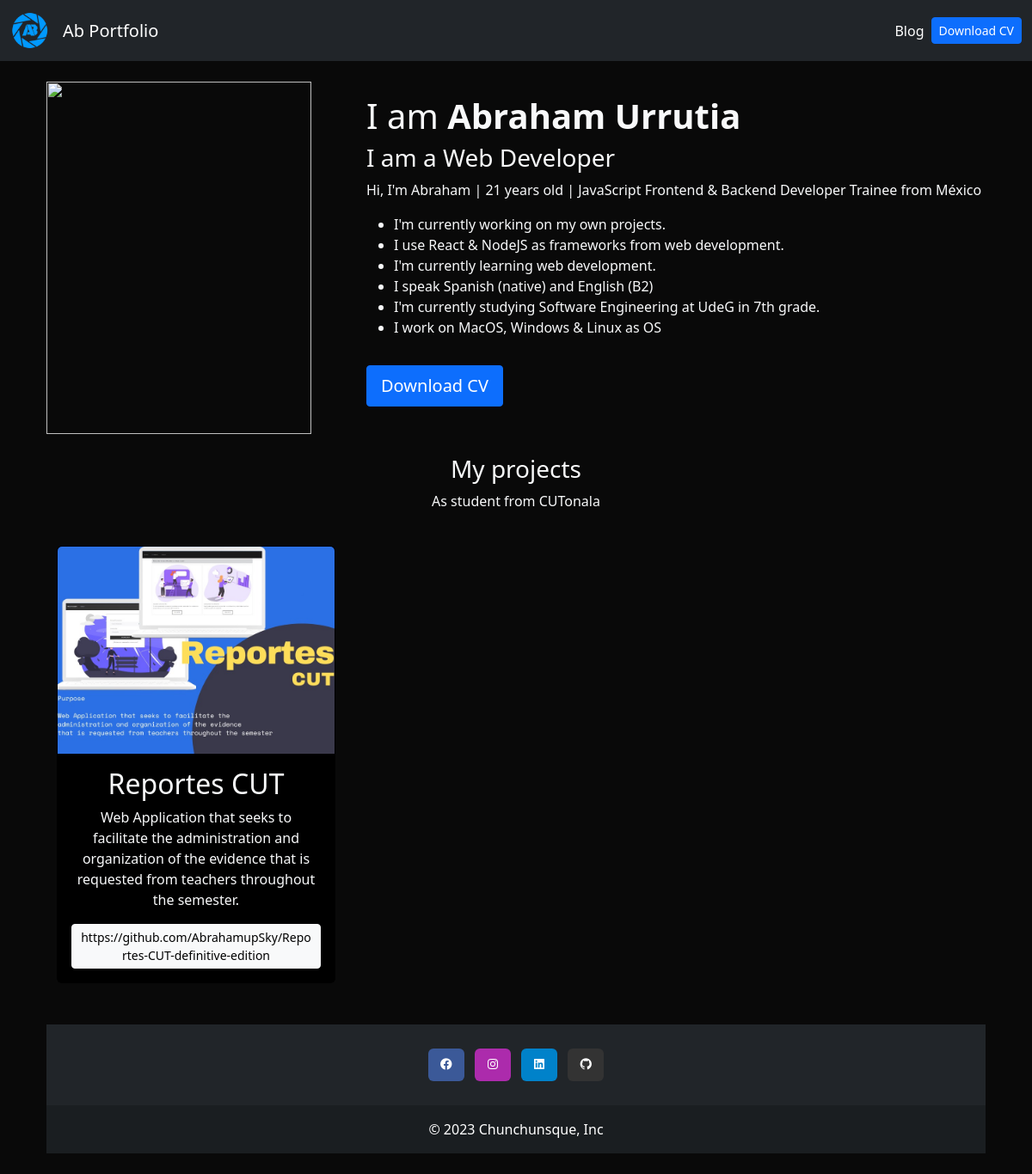
The app's page /, older data.
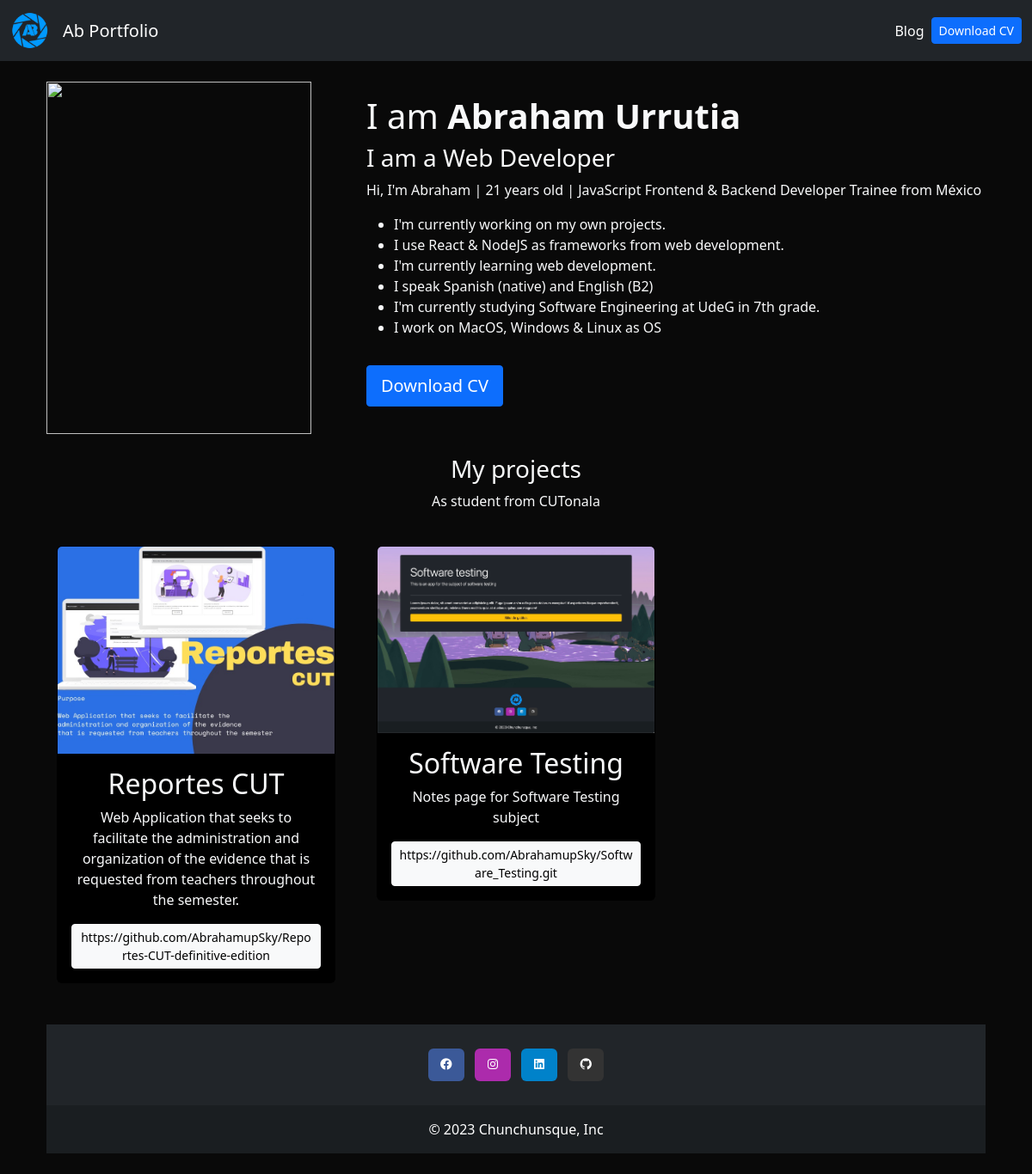
The same page, newer data.
### portfolio/models.py (models this page shows)
class Project(models.Model):
  title = CharField(max_length=100)
  description = CharField(max_length=250)
  image = ImageField(upload_to="portfolio/images/")
  url = URLField(blank=True)

### portfolio/views.py (the view)
# urls.py: 2. Add a URL to urlpatterns:  path('', views.home, name='home')
def home(request):
  projects = Project.objects.all()
  return render(request, 'home.html', {'projects': projects})

### portfolio/templates/home.html (shortened to what this page needs)
{% extends 'layout.html' %}
{% block content %}
{% load static %}
<header class="row">
  <div class="col-md-4">
    <img src="{% static 'portfolio/profile.jpg' %}" width="308" height="410" alt="">
  </div>
  <div class="col-md-8 my-auto">
    <h1>I am <strong>Abraham Urrutia</strong></h1>
    <h3>I am a Web Developer</h3>
    <p>Hi, I'm Abraham | 21 years old | JavaScript Frontend & Backend Developer Trainee from México</p>
    <ul>
      <li>I'm currently working on my own projects.</li>
      <li>I use React & NodeJS as frameworks from web development.</li>
      <li>I'm currently learning web development.</li>
      <li>I speak Spanish (native) and English (B2)</li>
      <li>I'm currently studying Software Engineering at UdeG in 7th grade.</li>
      <li>I work on MacOS, Windows & Linux as OS</li>
    </ul>
    <a href="{% static 'portfolio/cv.pdf' %}" target="_blank" class="btn btn-primary btn-lg rounded-1 my-3">Download CV</a>
  </div>
</header>
<div class="row my-4 text-center">
  <h3>My projects</h3>
  <p>As student from CUTonala</p>
  {% for project in projects %}
  <div class="col-md-4 p-4">
    <div class="card bg-black text-light card-project">
      <img src="{{project.image.url}}" alt="{{project.title}}" class="card-img-top">
      <div class="card-body align-items-center">
        <h2>{{project.title}}</h2>
        <p>{{project.description}}</p>
        {% if project.url %}
        <a href="{{project.url}}" class="btn btn-light rounded-1 btn-sm container-fluid" target="_blank">{{project.url}}</a>
        {% endif %}
      </div>
    </div>
  </div>
  {% endfor %}
  {% endblock %}

Row changes from the older to the newer data that the page shows:
added Project: image (picture), title "Software Testing", description "Notes page for Software Testing subject", url "https://github.com/AbrahamupSky/Software_Testing.git"
